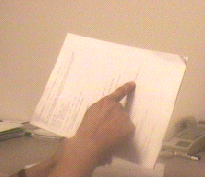
#> input picture MP3/input.bmp, 205 x 177 px
$ python test.py
#> lines starting #> are read from the running program, lines starting #| are printed output that depends on the picture; after the words box and inside, x2 and y2 are one past the last pixel; in counts of white or black regions, pixels touching at a corner belong together
import numpy as np
import cv2
import matplotlib.pyplot as plt
import os
import sys
import math

def rgb2gray(rgb):
    return np.dot(rgb[..., :3], [0.299, 0.587, 0.114]).astype(np.uint8)


def hough_line(img, angle_step=1, lines_are_white=True, value_threshold=5):
    """
    Hough transform for lines
    Input:
    img - 2D binary image with nonzeros representing edges
    angle_step - Spacing between angles to use every n-th angle
                 between -90 and 90 degrees. Default step is 1.
    lines_are_white - boolean indicating whether lines to be detected are white
    value_threshold - Pixel values above or below the value_threshold are edges
    Returns:
    accumulator - 2D array of the hough transform accumulator
    theta - array of angles used in computation, in radians.
    rhos - array of rho values. Max size is 2 times the diagonal
           distance of the input image.
    """
    # Rho and Theta ranges
    thetas = np.deg2rad(np.arange(-90.0, 90.0, angle_step))
    width, height = img.shape
    diag_len = int(round(np.hypot(height, width)))
    rhos = np.linspace(-diag_len, diag_len, diag_len * 2)

    # Cache some resuable values
    cos_t = np.cos(thetas)
    sin_t = np.sin(thetas)
    num_thetas = len(thetas)

    # Hough accumulator array of theta vs rho
    accumulator = np.zeros((2 * diag_len, num_thetas), dtype=np.uint8)
    # (row, col) indexes to edges
    are_edges = img > value_threshold if lines_are_white else img < value_threshold
    y_idxs, x_idxs = np.nonzero(are_edges)

    # Vote in the hough accumulator
    for i in range(len(x_idxs)):
        x = x_idxs[i]
        y = y_idxs[i]

        for t_idx in range(num_thetas):
            # Calculate rho. diag_len is added for a positive index
            rho = diag_len + int(round(x * cos_t[t_idx] + y * sin_t[t_idx]))
            accumulator[rho, t_idx] += 1

    return accumulator, thetas, rhos


def show_hough_line(img, accumulator, thetas, rhos):
    fig, ax = plt.subplots(1, 2, figsize=(10, 10))

    # Edge Detection Image
    ax[0].imshow(img, cmap=plt.cm.gray)
    ax[0].set_title('Edge Detect')
    ax[0].axis('image')

    # Hough Transform Image
    ax[1].imshow(
        accumulator, cmap=plt.cm.gray,
        extent=[
            np.rad2deg(thetas[0]),
            np.rad2deg(thetas[-1]),
            rhos[0], rhos[-1]
        ]
    )
    # ax[1].set_aspect('equal', adjustable='box')
    ax[1].set_title('Hough Transform')
    ax[1].set_xlabel('Theta [Degrees]')
    ax[1].set_ylabel('Rho [Pixels]')
    ax[1].axis('image')

    plt.show()


if __name__ == '__main__':
    imgpath = 'input.bmp'
    img = cv2.imread(imgpath)
#> img is the input picture: shape (177, 205, 3); mean B, G, R 144.6, 171.8, 206.6
    gray = cv2.cvtColor(img, cv2.COLOR_BGR2GRAY)
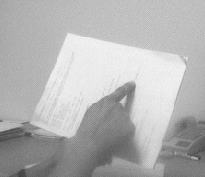
#> gray: shape (177, 205); min 63, max 245, mean 179
    cannyImage = cv2.Canny(gray, 50, 100)
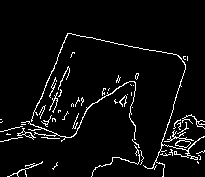
#> cannyImage: shape (177, 205); 4.9% white in thin lines or dots, all inside (x1, y1, x2, y2) = (0, 33, 205, 177)

    accumulator, thetas, rhos = hough_line(cannyImage)
#> in hough_line, `y_idxs, x_idxs = np.nonzero(are_edges)`: y_idxs = 1786 values from 33 to 176; x_idxs = 1786 values, max 204 at index 851, min 0 at index 778, mean 108.5
#> the loop in hough_line, `for i in range(len(x_idxs)):` made 1786 passes
#> (x, y) on passes 1 to 3: (67, 33), (68, 33), (69, 33)
#> after the loop in hough_line, `for i in range(len(x_idxs)):`:
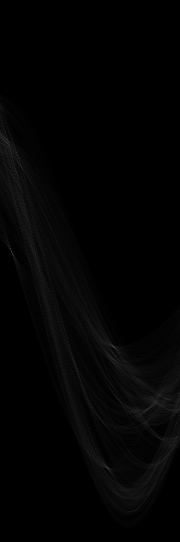
#> accumulator: shape (542, 180); min 0, max 80, mean 3.3
#> thetas = 180 values from -1.57 to 1.55; rhos = 542 values from -271 to 271
    show_hough_line(cannyImage, accumulator, thetas, rhos)
#> in show_hough_line, `plt.show()`:
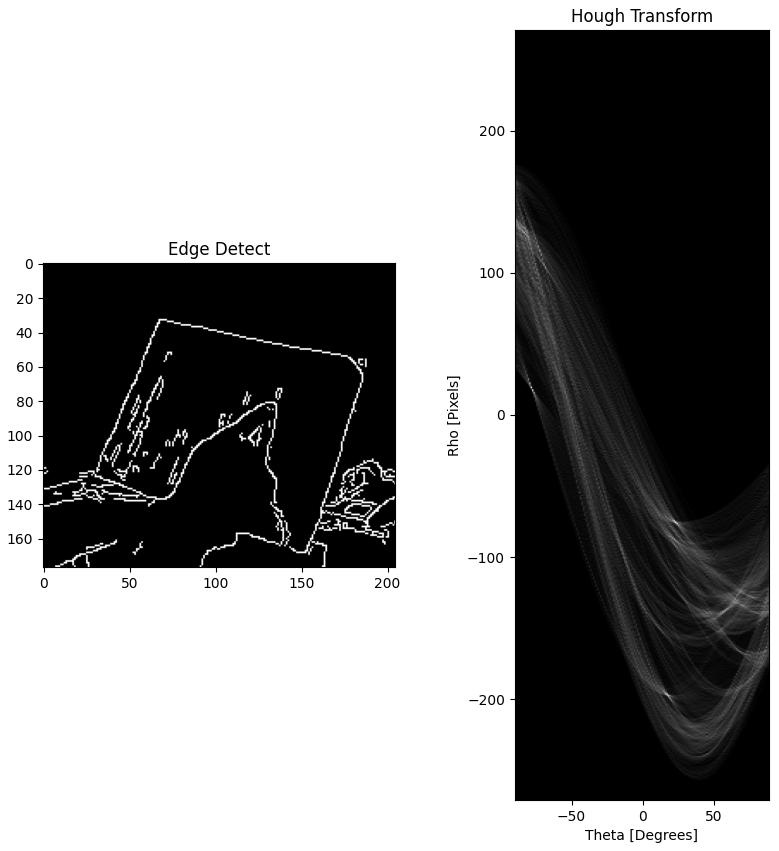
#> figure drawn by matplotlib, 2 panels
    # show_hough_line(cannyImage, accumulator, thetas, rhos, save_path='output.png')
